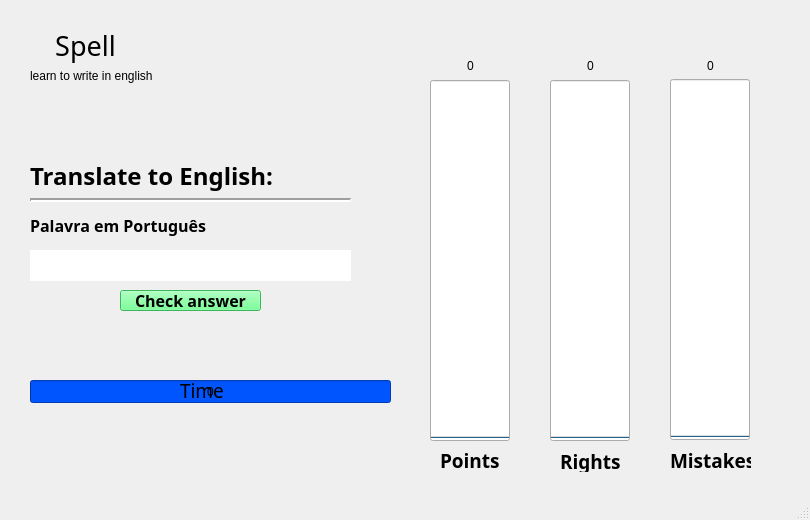
<?xml version="1.0" encoding="UTF-8"?>
<ui version="4.0">
 <class>MainWindow</class>
 <widget class="QMainWindow" name="MainWindow">
  <property name="geometry">
   <rect>
    <x>0</x>
    <y>0</y>
    <width>810</width>
    <height>520</height>
   </rect>
  </property>
  <property name="sizePolicy">
   <sizepolicy hsizetype="Fixed" vsizetype="Fixed">
    <horstretch>0</horstretch>
    <verstretch>0</verstretch>
   </sizepolicy>
  </property>
  <property name="minimumSize">
   <size>
    <width>810</width>
    <height>520</height>
   </size>
  </property>
  <property name="windowTitle">
   <string>Vamos Jogar!</string>
  </property>
  <widget class="QWidget" name="centralwidget">
   <widget class="QLineEdit" name="dica_ing">
    <property name="geometry">
     <rect>
      <x>30</x>
      <y>250</y>
      <width>321</width>
      <height>31</height>
     </rect>
    </property>
    <property name="font">
     <font>
      <family>Ink Free</family>
      <pointsize>12</pointsize>
      <weight>75</weight>
      <bold>true</bold>
     </font>
    </property>
    <property name="text">
     <string/>
    </property>
    <property name="frame">
     <bool>false</bool>
    </property>
   </widget>
   <widget class="QProgressBar" name="barraAcertos">
    <property name="geometry">
     <rect>
      <x>550</x>
      <y>80</y>
      <width>80</width>
      <height>361</height>
     </rect>
    </property>
    <property name="font">
     <font>
      <family>Ink Free</family>
      <pointsize>12</pointsize>
      <weight>75</weight>
      <bold>true</bold>
     </font>
    </property>
    <property name="maximum">
     <number>100</number>
    </property>
    <property name="value">
     <number>0</number>
    </property>
    <property name="alignment">
     <set>Qt::AlignCenter</set>
    </property>
    <property name="textVisible">
     <bool>false</bool>
    </property>
    <property name="orientation">
     <enum>Qt::Vertical</enum>
    </property>
    <property name="invertedAppearance">
     <bool>false</bool>
    </property>
    <property name="textDirection">
     <enum>QProgressBar::BottomToTop</enum>
    </property>
    <property name="format">
     <string>%p</string>
    </property>
   </widget>
   <widget class="QProgressBar" name="barraErros">
    <property name="geometry">
     <rect>
      <x>670</x>
      <y>79</y>
      <width>80</width>
      <height>361</height>
     </rect>
    </property>
    <property name="font">
     <font>
      <family>Ink Free</family>
      <pointsize>12</pointsize>
      <weight>75</weight>
      <bold>true</bold>
     </font>
    </property>
    <property name="layoutDirection">
     <enum>Qt::LeftToRight</enum>
    </property>
    <property name="autoFillBackground">
     <bool>false</bool>
    </property>
    <property name="styleSheet">
     <string notr="true"/>
    </property>
    <property name="maximum">
     <number>100</number>
    </property>
    <property name="value">
     <number>0</number>
    </property>
    <property name="alignment">
     <set>Qt::AlignCenter</set>
    </property>
    <property name="textVisible">
     <bool>false</bool>
    </property>
    <property name="orientation">
     <enum>Qt::Vertical</enum>
    </property>
    <property name="format">
     <string>%p</string>
    </property>
   </widget>
   <widget class="QProgressBar" name="barraTempo">
    <property name="geometry">
     <rect>
      <x>30</x>
      <y>380</y>
      <width>361</width>
      <height>23</height>
     </rect>
    </property>
    <property name="autoFillBackground">
     <bool>false</bool>
    </property>
    <property name="styleSheet">
     <string notr="true">background:rgb(0, 85, 255)</string>
    </property>
    <property name="maximum">
     <number>100</number>
    </property>
    <property name="value">
     <number>0</number>
    </property>
    <property name="textVisible">
     <bool>true</bool>
    </property>
    <property name="orientation">
     <enum>Qt::Horizontal</enum>
    </property>
    <property name="invertedAppearance">
     <bool>false</bool>
    </property>
    <property name="textDirection">
     <enum>QProgressBar::TopToBottom</enum>
    </property>
    <property name="format">
     <string>%v</string>
    </property>
   </widget>
   <widget class="QLabel" name="txt_Acertos">
    <property name="geometry">
     <rect>
      <x>560</x>
      <y>451</y>
      <width>61</width>
      <height>21</height>
     </rect>
    </property>
    <property name="font">
     <font>
      <family>Ink Free</family>
      <pointsize>14</pointsize>
      <weight>75</weight>
      <bold>true</bold>
     </font>
    </property>
    <property name="text">
     <string>Rights</string>
    </property>
   </widget>
   <widget class="QLabel" name="txt_Erros">
    <property name="geometry">
     <rect>
      <x>670</x>
      <y>450</y>
      <width>81</width>
      <height>21</height>
     </rect>
    </property>
    <property name="font">
     <font>
      <family>Ink Free</family>
      <pointsize>14</pointsize>
      <weight>75</weight>
      <bold>true</bold>
     </font>
    </property>
    <property name="text">
     <string>Mistakes</string>
    </property>
   </widget>
   <widget class="QLabel" name="txt_Tempo">
    <property name="geometry">
     <rect>
      <x>180</x>
      <y>380</y>
      <width>111</width>
      <height>21</height>
     </rect>
    </property>
    <property name="font">
     <font>
      <family>Ink Free</family>
      <pointsize>14</pointsize>
     </font>
    </property>
    <property name="frameShape">
     <enum>QFrame::NoFrame</enum>
    </property>
    <property name="lineWidth">
     <number>0</number>
    </property>
    <property name="text">
     <string>Time</string>
    </property>
   </widget>
   <widget class="QLabel" name="txt_Pontos">
    <property name="geometry">
     <rect>
      <x>440</x>
      <y>450</y>
      <width>61</width>
      <height>21</height>
     </rect>
    </property>
    <property name="font">
     <font>
      <family>Ink Free</family>
      <pointsize>14</pointsize>
      <weight>75</weight>
      <bold>true</bold>
     </font>
    </property>
    <property name="layoutDirection">
     <enum>Qt::LeftToRight</enum>
    </property>
    <property name="text">
     <string>Points</string>
    </property>
   </widget>
   <widget class="QPushButton" name="botaoConfirma">
    <property name="geometry">
     <rect>
      <x>120</x>
      <y>290</y>
      <width>141</width>
      <height>21</height>
     </rect>
    </property>
    <property name="font">
     <font>
      <family>Ink Free</family>
      <pointsize>12</pointsize>
      <weight>75</weight>
      <bold>true</bold>
     </font>
    </property>
    <property name="styleSheet">
     <string notr="true">background-color: rgb(85, 255, 127);</string>
    </property>
    <property name="text">
     <string>Check answer</string>
    </property>
   </widget>
   <widget class="QProgressBar" name="barraPontos">
    <property name="geometry">
     <rect>
      <x>430</x>
      <y>80</y>
      <width>80</width>
      <height>361</height>
     </rect>
    </property>
    <property name="font">
     <font>
      <family>Ink Free</family>
      <pointsize>12</pointsize>
      <weight>75</weight>
      <bold>true</bold>
     </font>
    </property>
    <property name="maximum">
     <number>100</number>
    </property>
    <property name="value">
     <number>0</number>
    </property>
    <property name="alignment">
     <set>Qt::AlignBottom|Qt::AlignHCenter</set>
    </property>
    <property name="textVisible">
     <bool>false</bool>
    </property>
    <property name="orientation">
     <enum>Qt::Vertical</enum>
    </property>
    <property name="textDirection">
     <enum>QProgressBar::BottomToTop</enum>
    </property>
    <property name="format">
     <string>%p</string>
    </property>
   </widget>
   <widget class="QLabel" name="edicao">
    <property name="geometry">
     <rect>
      <x>30</x>
      <y>60</y>
      <width>131</width>
      <height>31</height>
     </rect>
    </property>
    <property name="text">
     <string>learn to write in english</string>
    </property>
   </widget>
   <widget class="QLabel" name="Titulo">
    <property name="geometry">
     <rect>
      <x>30</x>
      <y>20</y>
      <width>111</width>
      <height>51</height>
     </rect>
    </property>
    <property name="font">
     <font>
      <family>Copperplate Gothic Bold</family>
      <pointsize>20</pointsize>
     </font>
    </property>
    <property name="text">
     <string>Spell</string>
    </property>
    <property name="alignment">
     <set>Qt::AlignCenter</set>
    </property>
   </widget>
   <widget class="QLabel" name="edicao_2">
    <property name="geometry">
     <rect>
      <x>30</x>
      <y>160</y>
      <width>321</width>
      <height>31</height>
     </rect>
    </property>
    <property name="font">
     <font>
      <family>Ink Free</family>
      <pointsize>18</pointsize>
      <weight>75</weight>
      <bold>true</bold>
     </font>
    </property>
    <property name="autoFillBackground">
     <bool>false</bool>
    </property>
    <property name="text">
     <string>Translate to English:</string>
    </property>
    <property name="scaledContents">
     <bool>false</bool>
    </property>
   </widget>
   <widget class="Line" name="line">
    <property name="geometry">
     <rect>
      <x>30</x>
      <y>190</y>
      <width>321</width>
      <height>20</height>
     </rect>
    </property>
    <property name="font">
     <font>
      <pointsize>8</pointsize>
      <weight>50</weight>
      <bold>false</bold>
     </font>
    </property>
    <property name="lineWidth">
     <number>2</number>
    </property>
    <property name="orientation">
     <enum>Qt::Horizontal</enum>
    </property>
   </widget>
   <widget class="QLabel" name="pal_port">
    <property name="geometry">
     <rect>
      <x>30</x>
      <y>210</y>
      <width>321</width>
      <height>31</height>
     </rect>
    </property>
    <property name="font">
     <font>
      <family>Ink Free</family>
      <pointsize>12</pointsize>
      <weight>75</weight>
      <bold>true</bold>
     </font>
    </property>
    <property name="text">
     <string>Palavra em Português</string>
    </property>
   </widget>
   <widget class="QLabel" name="valPontos">
    <property name="geometry">
     <rect>
      <x>430</x>
      <y>50</y>
      <width>81</width>
      <height>31</height>
     </rect>
    </property>
    <property name="text">
     <string>0</string>
    </property>
    <property name="alignment">
     <set>Qt::AlignCenter</set>
    </property>
   </widget>
   <widget class="QLabel" name="valAcertos">
    <property name="geometry">
     <rect>
      <x>550</x>
      <y>50</y>
      <width>81</width>
      <height>31</height>
     </rect>
    </property>
    <property name="text">
     <string>0</string>
    </property>
    <property name="alignment">
     <set>Qt::AlignCenter</set>
    </property>
   </widget>
   <widget class="QLabel" name="valErros">
    <property name="geometry">
     <rect>
      <x>670</x>
      <y>50</y>
      <width>81</width>
      <height>31</height>
     </rect>
    </property>
    <property name="text">
     <string>0</string>
    </property>
    <property name="alignment">
     <set>Qt::AlignCenter</set>
    </property>
   </widget>
   <zorder>barraPontos</zorder>
   <zorder>dica_ing</zorder>
   <zorder>barraAcertos</zorder>
   <zorder>barraErros</zorder>
   <zorder>barraTempo</zorder>
   <zorder>txt_Acertos</zorder>
   <zorder>txt_Erros</zorder>
   <zorder>txt_Tempo</zorder>
   <zorder>txt_Pontos</zorder>
   <zorder>botaoConfirma</zorder>
   <zorder>edicao</zorder>
   <zorder>Titulo</zorder>
   <zorder>edicao_2</zorder>
   <zorder>line</zorder>
   <zorder>pal_port</zorder>
   <zorder>valPontos</zorder>
   <zorder>valAcertos</zorder>
   <zorder>valErros</zorder>
  </widget>
  <widget class="QMenuBar" name="menubar">
   <property name="geometry">
    <rect>
     <x>0</x>
     <y>0</y>
     <width>810</width>
     <height>21</height>
    </rect>
   </property>
  </widget>
  <widget class="QStatusBar" name="statusbar"/>
 </widget>
 <resources/>
 <connections/>
</ui>
